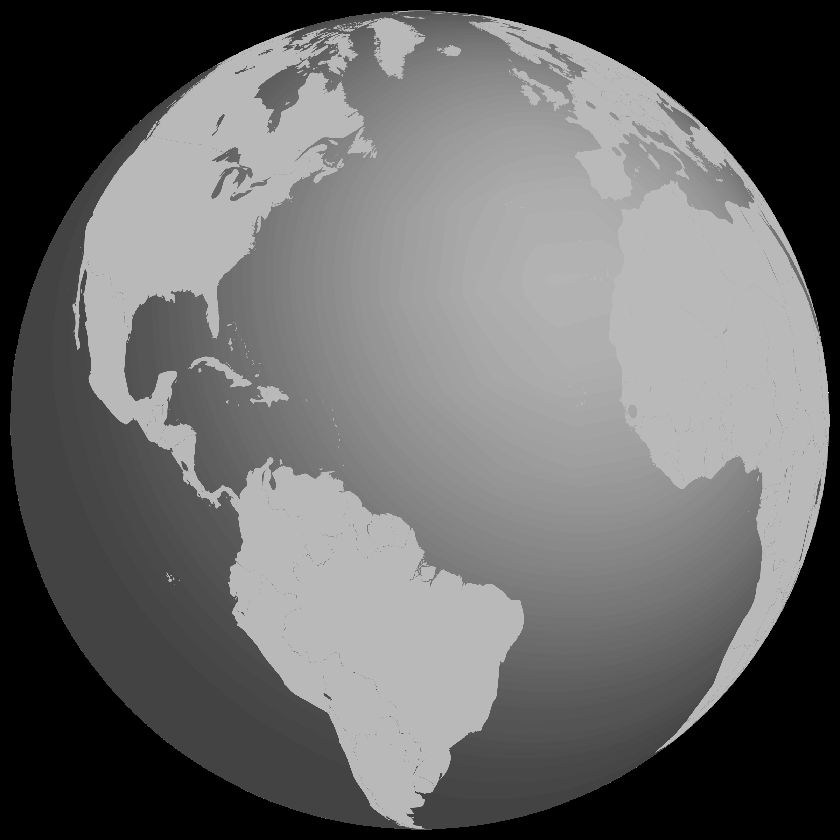
#> input picture RebuildExample/black-and-white-globe-png-3.png, 840 x 840 px, shrunk from 2400 x 2400 before the run
$ jupyter execute RebuildExample.ipynb   (shell and % lines are left out)
#> lines starting #> are read from the running program, lines starting #| are printed output that depends on the picture
[cell 1]
import cv2
import numpy as np

import matplotlib.pyplot as plt

[cell 2]
img = cv2.imread(r'./black-and-white-globe-png-3.png')
#> img is the input picture: shape (840, 840, 3); min 0, max 255, mean 105

[cell 3]
#####################################ORIGINAL IMAGE#############################################
plt.figure(figsize=(6,6))
plt.imshow(img)
plt.show()

[cell 4]
#########################################Complement Image############################################
imageInvert = (255-img)
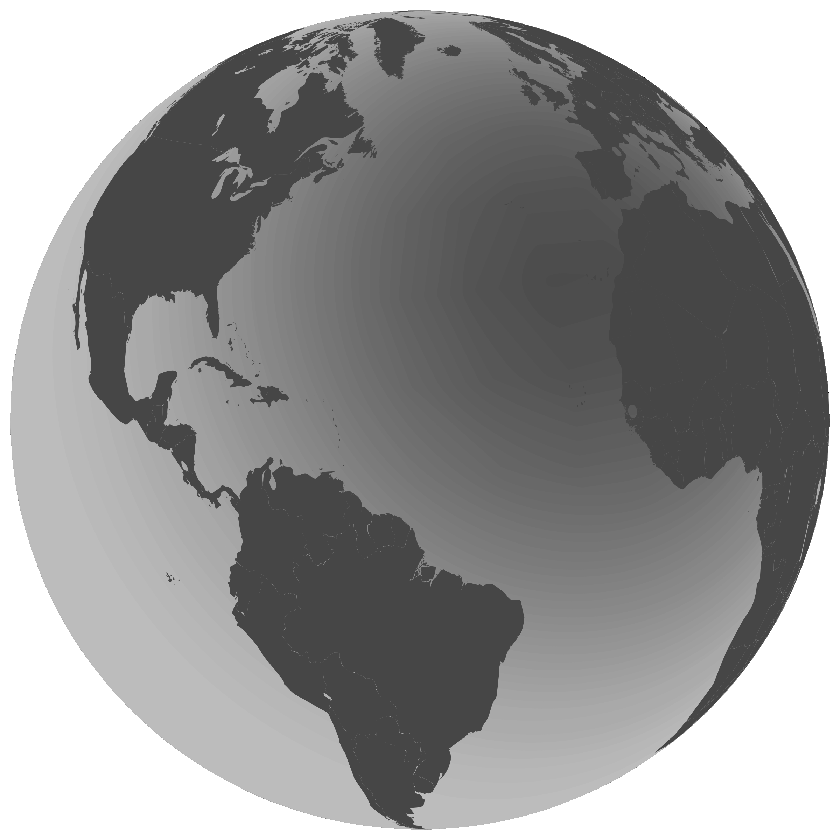
#> imageInvert: shape (840, 840, 3); min 0, max 255, mean 150
plt.figure(figsize=(6,6))
plt.imshow(imageInvert)
plt.show()

[cell 5]
##############################################Union Image#######################################################
imageUnion = np.maximum(np.array(img),np.array(imageInvert))
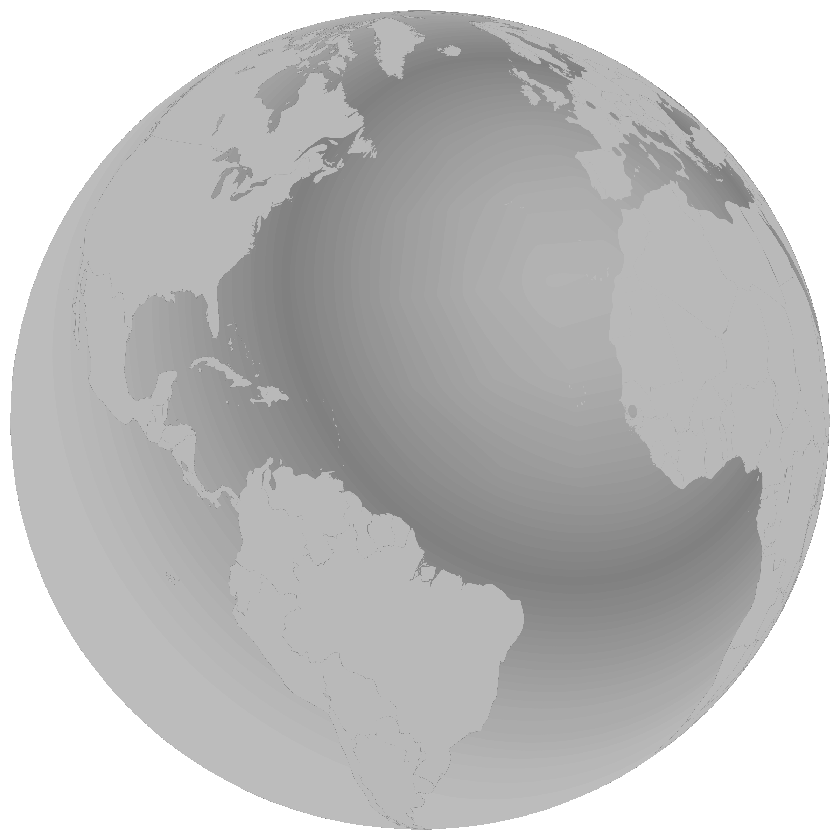
#> imageUnion: shape (840, 840, 3); min 128, max 255, mean 190.8
plt.figure(figsize=(6,6))
plt.imshow(imageUnion)
plt.show()
plt.close()
